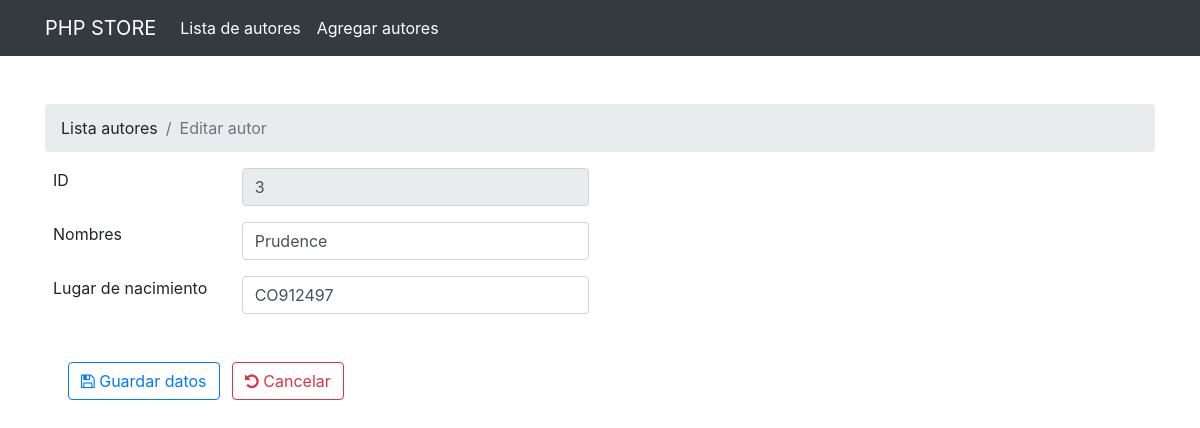
Page /editar.php?idAutor=3 on the committed database.
### tables this page shows
CREATE TABLE IF NOT EXISTS `autor` (
  `idAutor` bigint(20) unsigned NOT NULL AUTO_INCREMENT,
  `nombre` varchar(255) NOT NULL,
  `carnet` varchar(8) DEFAULT NULL,
  PRIMARY KEY (`idAutor`),
  UNIQUE KEY `carnet` (`carnet`)
);

### editar.php (the view, shortened to what this page needs)
<?php
    require_once "db/db.php";
    if(isset($_REQUEST['save'])=='')
    {
        if(isset($_REQUEST['acc'])=='ok')
        {
            $pagina = file_get_contents("templates/editar.html");
            $pagina = preg_replace('/--nav--/', GetNav(), $pagina);
            $pagina = preg_replace('/--alert--/', '<div class="alert alert-success alert-dismissable"><button type="button" class="close" data-dismiss="alert" aria-hidden="true">&times;</button> Los datos han sido actualizados con éxito.</div>', $pagina);
            $pagina = preg_replace('/--form--/', GetForm(), $pagina);
            echo $pagina;
        }
        else
        {
            $pagina = file_get_contents("templates/editar.html");
            $pagina = preg_replace('/--nav--/', GetNav(), $pagina);
            $pagina = preg_replace('/--alert--/', '', $pagina);
            $pagina = preg_replace('/--form--/', GetForm(), $pagina);
            echo $pagina;
        }
    }
    else
    {
        $pagina = file_get_contents("templates/editar.html");
        $pagina = preg_replace('/--nav--/', getNav(), $pagina);
        $pagina = preg_replace('/--alert--/', getAlert(), $pagina);
        $pagina = preg_replace('/--form--/', getForm(), $pagina);
        echo $pagina;
    }
    function GetNav()
    {
        $active='<li class=" textnav-item active"><a class=" text-white nav-link" href="index.php">Lista de autores</a></li>
        <li class=" nav-item"><a class="text-white nav-link" href="agregar.php">Agregar autores</a></li>';
        $nav = file_get_contents("templates/nav.html");
        $nav = preg_replace('/--active--/', $active, $nav);
        return $nav;
    }
    function GetForm()
    {
        global $con;
        $form="";
        $idAutor = mysqli_real_escape_string($con,(strip_tags($_REQUEST["idAutor"],ENT_QUOTES)));
        $sql = mysqli_query($con, "SELECT * FROM autor WHERE idAutor='$idAutor'");
        if(mysqli_num_rows($sql) > 0){
            $row = mysqli_fetch_assoc($sql);
            $id		     = htmlentities($row['idAutor'],ENT_QUOTES);
            $nombre		     =  htmlentities($row['nombre'], ENT_QUOTES);
            $carnet =  htmlentities($row['carnet'], ENT_QUOTES);
            $form = "<form class=\"form-horizontal ml-2\" action=\"\" method=\"post\">
             <div class=\"form-group row\">
                <label class=\"col-sm-2 control-label\">ID</label>
                <div class=\"col-sm-4\">
                    <input disabled type=\"text\" name=\"idAutor\" value='".$id."' class=\"form-control\" placeholder=\"Lugar de nacimiento\" required>
                </div>
            </div>
            <div class=\"form-group row\">
                <label class=\"col-sm-2 control-label\">Nombres</label>
                <div class=\"col-sm-4\">
                    <input type=\"text\" name=\"nombre\" value='".$nombre."' class=\"form-control\" placeholder=\"Nombre\" required>
                </div>
            </div>
            <div class=\"form-group row\">
                <label class=\"col-sm-2 control-label\">Lugar de nacimiento</label>
                <div class=\"col-sm-4\">
                    <input type=\"text\" name=\"carnet\" value='".$carnet."' class=\"form-control\" placeholder=\"Lugar de nacimiento\" required>
                </div>
            </div>
            <div class=\"form-group\">
                <label class=\"col-sm-3 control-label\">&nbsp;</label>
                <div class=\"col-sm-6\">
                    <button type=\"submit\" name=\"save\" class=\"btn btn-md btn-outline-primary mr-2\"><i class=\"fa fa-save\"></i> Guardar datos</button>
                    <a href=\"index.php\" class=\"btn btn-md btn-outline-danger\"><i class=\"fa fa-undo\"></i> Cancelar</a>
                </div>
            </div>
        </form>";
        }
        return $form;
    }
?>

### rows in the picture
autor: idAutor "3", nombre "Prudence", carnet "CO912497"

### other values in the picture
$pagina "PHP STORE Lista autores Editar autor"
